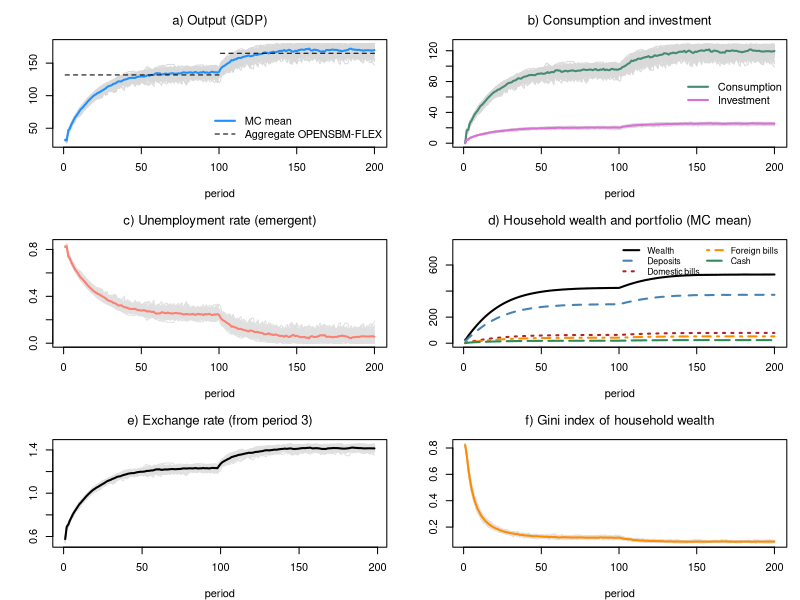

R code for this plot:
# *************************************************************************
#  Model ABM-OPENSBM (agent-based households, open economy, flexible exchange rate)
#  Model OPENSBM-FLEX with heterogeneous households and a job lottery
#  Sources: Godley & Lavoie, Monetary Economics, chapters 4, 7 and 12;
#           foreign-sector set-up as in the OPENSIMPLEST model;
#           agent-based set-up as in the Leeds lectures (ABM-PC, ABM-BMW)
#  Author: Marco Veronese Passarella
#  Last change: 16/11/2026
# *************************************************************************
#  Conventions: upper-case = MACRO total; lower-case = MICRO (one household)
# *************************************************************************
#  Story:
#    - each household decides how much it wants to spend (its OWN alpha1,
#      which falls when the interest rate rises);
#    - firms plan investment (aggregate accelerator, as in SBM);
#    - the economy needs 1/pr workers for each unit of planned demand;
#    - a random job lottery fills those jobs (some stay unfilled = friction);
#    - part of planned demand is met by imports (aggregate import function);
#    - goods are served first to foreign buyers (exports), then to the
#      government, then to firms (investment), then to households,
#      first-come-first-served;
#    - the wage bill left after interest and depreciation is split equally
#      among the employed; bank profits are split equally among households;
#    - households pay taxes and allocate wealth between cash (for
#      transactions), domestic bills, foreign bills and deposits (buffer);
#    - the exchange rate adjusts to the current account; the rest of the
#      world holds domestic bills as a residual.
#  One single random shuffle of households per period decides BOTH who gets a
#  job AND who reaches the shop first.
# *************************************************************************

# Clear environment
rm(list = ls(all = TRUE))

# Set model parameters ####
nPeriods    <- 200         # Periods
nHouseholds <- 180         # Number of households (workforce)
MC          <- 50          # Monte Carlo repetitions
s           <- 0.1         # Size of the hiring randomness (0 = no friction)
shockStart  <- 101         # Period at which government spending rises
alpha10m    <- 0.68        # Mean autonomous component of the propensity to consume out of income
alpha11     <- 4           # Sensitivity of the propensity to consume to the interest rate
alpha1d     <- 0.1         # Spread of alpha10 across households (0 = homogeneous)
alpha2      <- 0.1         # Propensity to consume out of wealth
lambda10    <- 0.15        # Portfolio: autonomous share of domestic bills
lambda11    <- 1           # Portfolio: sensitivity of domestic bills to domestic rate
lambda12    <- 1           # Portfolio: sensitivity of domestic bills to foreign rate
lambda20    <- 0.1         # Portfolio: autonomous share of foreign bills
lambda21    <- 1           # Portfolio: sensitivity of foreign bills to domestic rate (= lambda12)
lambda22    <- 1           # Portfolio: sensitivity of foreign bills to foreign rate
lambdac     <- 0.2         # Cash to (lagged) consumption ratio
theta       <- 0.2         # Average tax rate on income
delta       <- 0.1         # Depreciation rate
gamma       <- 0.1         # Speed of adjustment of capital to its target
kappa       <- 1.5         # Target capital-output ratio
pr          <- 1           # Labour productivity
rb          <- 0.02        # Interest rate on bills
rm          <- 0.02        # Interest rate on deposits
rl          <- 0.02        # Interest rate on loans
rw          <- 0.02        # Interest rate on foreign bills
yw          <- 200         # Foreign income
eps0        <- log(0.1)    # Export equation: constant
eps1        <- 0.8         # Export equation: elasticity to exchange rate
eps2        <- 1           # Export equation: elasticity to foreign income
mu0         <- log(0.2)    # Import equation: constant (m = 0.2*y when xr = 1)
mu1         <- 0.8         # Import equation: elasticity to exchange rate
phixr       <- 3           # Speed of exchange-rate adjustment to the current account
G           <- rep(20, nPeriods)   # Government spending (planned)
G[shockStart:nPeriods] <- 25       # Higher government spending
psi         <- 1                   # Fiscal rule: share of the extra interest bill offset by lower spending
rbar        <- 0.02                # Fiscal rule: reference interest rate

# Heterogeneous, time-invariant propensity to consume out of income ####
set.seed(123)
alpha10 <- runif(nHouseholds, alpha10m - alpha1d, alpha10m + alpha1d)

# Define macro variables (results) to be stored ####
store = list(Y    = matrix(0, nPeriods, MC),   # Output / income (GDP)
             C    = matrix(0, nPeriods, MC),   # Consumption
             I    = matrix(0, nPeriods, MC),   # Investment
             V    = matrix(0, nPeriods, MC),   # Household wealth
             H_h  = matrix(0, nPeriods, MC),   # Cash held by households
             B_h  = matrix(0, nPeriods, MC),   # Bills held by households
             M_h  = matrix(0, nPeriods, MC),   # Deposits held by households
             PSBR = matrix(0, nPeriods, MC),   # Public sector borrowing requirement
             X    = matrix(0, nPeriods, MC),   # Exports
             IM   = matrix(0, nPeriods, MC),   # Imports
             CA   = matrix(0, nPeriods, MC),   # Current account
             XR   = matrix(0, nPeriods, MC),   # Exchange rate
             BF_h = matrix(0, nPeriods, MC),   # Foreign bills held by households (domestic currency)
             UR   = matrix(0, nPeriods, MC),   # Unemployment rate
             GINI = matrix(0, nPeriods, MC))   # Gini index of household wealth

# Store micro values (for MC = 1)
vHist = matrix(0, nPeriods, nHouseholds)   # Wealth of each household

# Gini index (auxiliary function)
gini <- function(z) { z <- sort(pmax(z, 0)); n <- length(z)
  if (sum(z) == 0) return(0); sum((2 * (1:n) - n - 1) * z) / (n * sum(z)) }

# Record the worst gap between H_h and H_s
sfcGap = 0

# Start the MC loop ####
for (mc in 1:MC) {

  # Set randomness seed
  set.seed(mc)

  # Define and initialise the stocks (MICRO)
  v  = rep(0, nHouseholds)   # Micro: household wealth
  h  = rep(0, nHouseholds)   # Micro: cash
  b  = rep(0, nHouseholds)   # Micro: domestic bills
  bf = rep(0, nHouseholds)   # Micro: foreign bills (foreign currency)
  m  = rep(0, nHouseholds)   # Micro: deposits
  yd = rep(0, nHouseholds)   # Micro: disposable income (LAST period)
  c  = rep(0, nHouseholds)   # Micro: consumption (LAST period)

  # Define and initialise the stocks (MACRO)
  K = 0; L = 0; M_s = 0; B_b = 0; Ylag = 0     # Firms and banks
  B_s = 0; B_cb = 0; H_s = 0                   # Government and central bank
  xr = 1; NETFA = 0; B_w = 0                   # Rest of the World

  # Start time loop
  for (i in 1:nPeriods) {

    ## TICK 1: firms plan investment, households plan consumption ####
    DA  = delta * K                                     # Macro: depreciation
    Ipl = max(0, gamma * (kappa * Ylag - K) + DA)       # Macro: planned investment
    alpha1 = alpha10 - alpha11 * rb                     # Micro: propensity to consume (falls with the interest rate)
    cd  = pmax(0, pmin(alpha1 * yd + alpha2 * v, v + yd))  # Micro: planned consumption (never negative)
    X   = exp(eps0 + eps1 * log(xr) + eps2 * log(yw))  # Macro: exports (lagged exchange rate)
    Gpl = G[i] - psi * (rb - rbar) * B_s                # Macro: fiscal rule (B_s is still last period's stock here)
    AD  = X + Gpl + Ipl + sum(cd)                       # Macro: planned demand
    mm  = exp(mu0 - mu1 * log(xr))                      # Macro: import propensity (lagged exchange rate)
    IM  = AD * mm / (1 + mm)                            # Macro: imports (= mm * domestic output when no friction)
    N_d = (AD - IM) / pr                                # Macro: labour needed

    ## TICK 2: job lottery ####
    N = min(floor(N_d * runif(1, 1 - s, 1 + s)), floor(N_d), nHouseholds)
    Ypot = N * pr + IM                                  # Macro: goods available (domestic + imported)

    ## TICK 3: households are re-shuffled ####
    order = sample(nHouseholds)                         # Queue for both jobs and goods

    ## TICK 4: goods are served: exports, government, firms, then households ####
    Xs  = min(X, Ypot)                                  # Macro: exports served
    Gs  = min(Gpl, Ypot - Xs)                           # Macro: government purchases served
    Is  = min(Ipl, Ypot - Xs - Gs)                      # Macro: investment served
    YC  = Ypot - Xs - Gs - Is                           # Macro: goods left for households
    cdq = cd[order]                                     # Micro: planned demand in queue order
    cda = cumsum(cdq) - cdq                             # Micro: goods claimed by those ahead
    cds = pmin(cdq, pmax(0, YC - cda))                  # Micro: actually served
    c   = rep(0, nHouseholds); c[order] = cds           # Micro: actual consumption
    Y   = Xs + Gs + Is + sum(c) - IM                    # Macro: output (GDP) = domestic goods actually sold

    ## TICK 5: firms and banks ####
    Llag = L; M_slag = M_s; B_blag = B_b
    WB  = Y - rl * Llag - DA                            # Macro: wage bill = residual
    K   = K + Is - DA                                   # Macro: capital accumulation
    L   = L + Is - DA                                   # Macro: loans finance net investment
    M_s = M_s + (L - Llag)                              # Macro: loans create deposits
    FB  = rl * Llag + rb * B_blag - rm * sum(m)         # Macro: bank profits (m still lagged here)

    ## TICK 6: incomes, taxes, wealth ####
    wage = rep(0, nHouseholds)
    if (N >= 1) wage[order[1:N]] = WB / N               # Micro: wage of the employed
    xrlag  = xr
    intinc = rb * b + rm * m + rw * bf * xr             # Micro: interest on last period's assets (xr not yet updated)
    income = wage + FB / nHouseholds + intinc           # Micro: total income
    tax    = theta * income                             # Micro: taxes
    yd     = income - tax                               # Micro: disposable income (also used NEXT period)
    v      = v + yd - c                                 # Micro: wealth accumulation (before capital gains)

    ## TICK 7: rest of the world: current account, exchange rate, capital gains ####
    CA  = Xs - IM + rw * sum(bf) * xrlag - rb * B_w     # Macro: current account (B_w still lagged)
    xr  = xrlag * exp(-phixr * CA / max(Y, 1))          # Macro: flexible exchange rate
    cg  = (xr - xrlag) * bf                             # Micro: capital gains on foreign bills
    v   = v + cg                                        # Micro: wealth incl. capital gains
    
    ## TICK 8: portfolio choice ####
    h  = pmax(0, pmin(lambdac * c, v))                  # Micro: cash for transactions
    b  = pmax(0, pmin(v * (lambda10 + lambda11 * rb - lambda12 * rw), v - h))  # Micro: domestic bills
    bf = pmax(0, pmin(v * (lambda20 - lambda21 * rb + lambda22 * rw), v - h - b)) / xr  # Micro: foreign bills
    m  = v - h - b - bf * xr                            # Micro: deposits = buffer stock (< 0 = overdraft)

    ## TICK 9: banks, government, central bank and rest of the world ####
    NETFA = NETFA + CA + sum(cg)                        # Macro: net foreign assets
    B_w   = sum(bf) * xr - NETFA                        # Macro: domestic bills held by RoW
    B_cblag = B_cb
    B_b  = sum(m) - M_s                                 # Macro: bills held by banks
    F_cb = rb * B_cb                                    # Macro: central bank profits (on last period's bills)
    PSBR = Gs + rb * B_s - sum(tax) - F_cb              # Macro: public sector borrowing requirement
    B_s  = B_s + PSBR                                   # Macro: supply of bills
    B_cb = B_s - sum(b) - B_b - B_w                     # Macro: central bank residual
    H_s  = H_s + (B_cb - B_cblag)                       # Macro: supply of cash
    sfcGap = max(sfcGap, abs(sum(h) - H_s))             # Hidden equation: H_h = H_s
    Ylag = Y

    # Store micro values (for MC = 1)
    if (mc == 1) vHist[i, ] = v

    # Store macro values
    store$Y[i, mc] = Y;          store$C[i, mc] = sum(c);   store$I[i, mc] = Is
    store$V[i, mc] = sum(v);     store$H_h[i, mc] = sum(h); store$B_h[i, mc] = sum(b)
    store$M_h[i, mc] = sum(m);   store$PSBR[i, mc] = PSBR
    store$X[i, mc] = Xs;         store$IM[i, mc] = IM;      store$CA[i, mc] = CA
    store$XR[i, mc] = xr;        store$BF_h[i, mc] = sum(bf) * xr
    store$UR[i, mc] = (nHouseholds - N) / nHouseholds
    store$GINI[i, mc] = gini(v)
  }
}

# Display the results ####
meanY <- rowMeans(store$Y); late1 <- 81:100; late2 <- 181:200
cat(" ******************************")
cat("\n Households =", nHouseholds, "| MC runs =", MC, "| s =", s)
cat("\n Max |H_h - H_s| =", sfcGap)
cat("\n ******************************")
cat("\n Mean values, periods 81-100 | 181-200: \n Y =", round(mean(meanY[late1]), 2), "|",
    round(mean(meanY[late2]), 2),
    "\n UR =", round(mean(rowMeans(store$UR)[late1]), 3), "|", round(mean(rowMeans(store$UR)[late2]), 3),
    "\n V =", round(mean(rowMeans(store$V)[late1]), 2), "|", round(mean(rowMeans(store$V)[late2]), 2),
    "\n Gini (wealth) =", round(mean(rowMeans(store$GINI)[late1]), 3), "|",
    round(mean(rowMeans(store$GINI)[late2]), 3),
    "\n xr =", round(mean(rowMeans(store$XR)[late1]), 3), "|", round(mean(rowMeans(store$XR)[late2]), 3),
    "\n (aggregate OPENSBM-FLEX: Y = 131.86 | 165.12; xr = 1.189 | 1.369)")
cat("\n ******************************")

# Plot the results (grey = runs, bold = MC mean) ####
op = par(mfrow = c(3, 2), mar = c(4, 4, 3, 1))

# a) Output
matplot(store$Y, type = "l", lty = 1, col = "grey85", font.main = 1,
        main = "a) Output (GDP)", xlab = "period", ylab = "")
lines(rowMeans(store$Y), lwd = 2, col = "dodgerblue")
segments(1, 131.86, shockStart - 1, 131.86, lty = 2); segments(shockStart, 165.12, nPeriods, 165.12, lty = 2)
legend("bottomright", c("MC mean", "Aggregate OPENSBM-FLEX"), col = c("dodgerblue", "black"),
       lwd = c(2, 1), lty = c(1, 2), bty = "n")

# b) Consumption and investment
matplot(store$C, type = "l", lty = 1, col = "grey85", font.main = 1,
        main = "b) Consumption and investment", xlab = "period", ylab = "",
        ylim = range(0, store$C))
matlines(store$I, lty = 1, col = "grey85")
lines(rowMeans(store$C), lwd = 2, col = "aquamarine4")
lines(rowMeans(store$I), lwd = 2, col = "orchid")
legend("right", c("Consumption", "Investment"), col = c("aquamarine4", "orchid"), lwd = 2, bty = "n")

# c) Unemployment rate (emergent)
matplot(store$UR, type = "l", lty = 1, col = "grey88", font.main = 1,
        main = "c) Unemployment rate (emergent)", xlab = "period", ylab = "")
lines(rowMeans(store$UR), lwd = 2, col = "salmon")

# d) Household portfolio (MC mean)
plot(rowMeans(store$V), type = "l", lwd = 2, col = "black", font.main = 1,
     main = "d) Household wealth and portfolio (MC mean)", xlab = "period", ylab = "",
     ylim = range(0, 1.45 * rowMeans(store$V)))
lines(rowMeans(store$M_h), lwd = 2, col = "steelblue", lty = 2)
lines(rowMeans(store$B_h), lwd = 2, col = "firebrick", lty = 3)
lines(rowMeans(store$BF_h), lwd = 2, col = "darkorange", lty = 4)
lines(rowMeans(store$H_h), lwd = 2, col = "seagreen", lty = 5)
legend("topright", c("Wealth", "Deposits", "Domestic bills", "Foreign bills", "Cash"),
       col = c("black", "steelblue", "firebrick", "darkorange", "seagreen"), lwd = 2, lty = 1:5,
       bty = "n", cex = 0.8, ncol = 2)

# e) Exchange rate
matplot(store$XR[3:nPeriods, ], type = "l", lty = 1, col = "grey88", font.main = 1,
        main = "e) Exchange rate (from period 3)", xlab = "period", ylab = "")
lines(rowMeans(store$XR[3:nPeriods, ]), lwd = 2, col = "black")

# f) Gini index of household wealth
matplot(store$GINI, type = "l", lty = 1, col = "grey88", font.main = 1,
        main = "f) Gini index of household wealth", xlab = "period", ylab = "")
lines(rowMeans(store$GINI), lwd = 2, col = "darkorange")

par(op)
